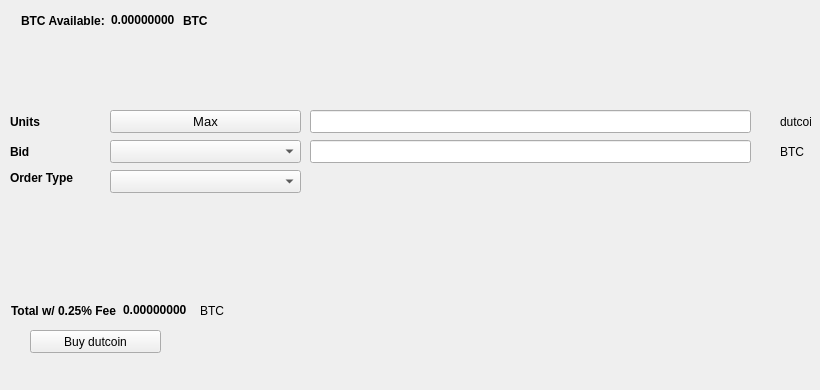
   <widget class="QWidget" name="BuyTab">
    <attribute name="title">
     <string>Buy</string>
    </attribute>
    <widget class="QPushButton" name="BuyECA">
     <property name="geometry">
      <rect>
       <x>30</x>
       <y>330</y>
       <width>131</width>
       <height>23</height>
      </rect>
     </property>
     <property name="text">
      <string>Buy dutcoin</string>
     </property>
     <property name="icon">
      <iconset resource="../dutcoin.qrc">
       <normaloff>:/icons/bitcoin</normaloff>:/icons/bitcoin</iconset>
     </property>
    </widget>
    <widget class="QLabel" name="label_3">
     <property name="geometry">
      <rect>
       <x>10</x>
       <y>110</y>
       <width>46</width>
       <height>23</height>
      </rect>
     </property>
     <property name="font">
      <font>
       <weight>75</weight>
       <bold>true</bold>
      </font>
     </property>
     <property name="text">
      <string>Units</string>
     </property>
    </widget>
    <widget class="QLineEdit" name="UnitsInput">
     <property name="geometry">
      <rect>
       <x>310</x>
       <y>110</y>
       <width>441</width>
       <height>23</height>
      </rect>
     </property>
     <property name="font">
      <font>
       <pointsize>9</pointsize>
       <weight>75</weight>
       <bold>true</bold>
      </font>
     </property>
    </widget>
    <widget class="QLineEdit" name="BuyBidPriceEdit">
     <property name="geometry">
      <rect>
       <x>310</x>
       <y>140</y>
       <width>441</width>
       <height>23</height>
      </rect>
     </property>
     <property name="font">
      <font>
       <pointsize>9</pointsize>
       <weight>75</weight>
       <bold>true</bold>
      </font>
     </property>
    </widget>
    <widget class="QLabel" name="label_4">
     <property name="geometry">
      <rect>
       <x>780</x>
       <y>110</y>
       <width>31</width>
       <height>23</height>
      </rect>
     </property>
     <property name="text">
      <string>dutcoin</string>
     </property>
    </widget>
    <widget class="QLabel" name="label_5">
     <property name="geometry">
      <rect>
       <x>780</x>
       <y>140</y>
       <width>31</width>
       <height>23</height>
      </rect>
     </property>
     <property name="text">
      <string>BTC</string>
     </property>
    </widget>
    <widget class="QLabel" name="label_6">
     <property name="geometry">
      <rect>
       <x>10</x>
       <y>140</y>
       <width>46</width>
       <height>23</height>
      </rect>
     </property>
     <property name="font">
      <font>
       <weight>75</weight>
       <bold>true</bold>
      </font>
     </property>
     <property name="text">
      <string>Bid</string>
     </property>
    </widget>
    <widget class="QLabel" name="label_7">
     <property name="geometry">
      <rect>
       <x>10</x>
       <y>170</y>
       <width>91</width>
       <height>16</height>
      </rect>
     </property>
     <property name="font">
      <font>
       <weight>75</weight>
       <bold>true</bold>
      </font>
     </property>
     <property name="text">
      <string>Order Type</string>
     </property>
    </widget>
    <widget class="QPushButton" name="Buy_Max_Amount">
     <property name="geometry">
      <rect>
       <x>110</x>
       <y>110</y>
       <width>191</width>
       <height>23</height>
      </rect>
     </property>
     <property name="font">
      <font>
       <pointsize>10</pointsize>
      </font>
     </property>
     <property name="text">
      <string>Max</string>
     </property>
    </widget>
    <widget class="QComboBox" name="BuyBidcomboBox">
     <property name="geometry">
      <rect>
       <x>110</x>
       <y>140</y>
       <width>191</width>
       <height>23</height>
      </rect>
     </property>
     <property name="font">
      <font>
       <pointsize>10</pointsize>
      </font>
     </property>
    </widget>
    <widget class="QComboBox" name="buyOrdertypeCombo">
     <property name="geometry">
      <rect>
       <x>110</x>
       <y>170</y>
       <width>191</width>
       <height>23</height>
      </rect>
     </property>
     <property name="font">
      <font>
       <pointsize>10</pointsize>
      </font>
     </property>
    </widget>
    <widget class="QWidget" name="layoutWidget1">
     <property name="geometry">
      <rect>
       <x>21</x>
       <y>11</y>
       <width>227</width>
       <height>19</height>
      </rect>
     </property>
     <layout class="QHBoxLayout" name="horizontalLayout_3">
      <item>
       <widget class="QLabel" name="label232">
        <property name="font">
         <font>
          <weight>75</weight>
          <bold>true</bold>
         </font>
        </property>
        <property name="text">
         <string>BTC Available:</string>
        </property>
       </widget>
      </item>
      <item>
       <widget class="QLabel" name="BtcAvailableLbl">
        <property name="palette">
         <palette>
          <active>
           <colorrole role="WindowText">
            <brush brushstyle="SolidPattern">
             <color alpha="255">
              <red>0</red>
              <green>0</green>
              <blue>0</blue>
             </color>
            </brush>
           </colorrole>
           <colorrole role="Button">
            <brush brushstyle="SolidPattern">
             <color alpha="255">
              <red>0</red>
              <green>170</green>
              <blue>0</blue>
             </color>
            </brush>
           </colorrole>
           <colorrole role="Light">
            <brush brushstyle="SolidPattern">
             <color alpha="255">
              <red>0</red>
              <green>255</green>
              <blue>0</blue>
             </color>
            </brush>
           </colorrole>
           <colorrole role="Midlight">
            <brush brushstyle="SolidPattern">
             <color alpha="255">
              <red>0</red>
              <green>212</green>
              <blue>0</blue>
             </color>
            </brush>
           </colorrole>
           <colorrole role="Dark">
            <brush brushstyle="SolidPattern">
             <color alpha="255">
              <red>0</red>
              <green>85</green>
              <blue>0</blue>
             </color>
            </brush>
           </colorrole>
           <colorrole role="Mid">
            <brush brushstyle="SolidPattern">
             <color alpha="255">
              <red>0</red>
              <green>113</green>
              <blue>0</blue>
             </color>
            </brush>
           </colorrole>
           <colorrole role="Text">
            <brush brushstyle="SolidPattern">
             <color alpha="255">
              <red>0</red>
              <green>170</green>
              <blue>0</blue>
             </color>
            </brush>
           </colorrole>
           <colorrole role="BrightText">
            <brush brushstyle="SolidPattern">
             <color alpha="255">
              <red>255</red>
              <green>255</green>
              <blue>255</blue>
             </color>
            </brush>
           </colorrole>
           <colorrole role="ButtonText">
            <brush brushstyle="SolidPattern">
             <color alpha="255">
              <red>0</red>
              <green>0</green>
              <blue>0</blue>
             </color>
            </brush>
           </colorrole>
           <colorrole role="Base">
            <brush brushstyle="SolidPattern">
             <color alpha="255">
              <red>255</red>
              <green>255</green>
              <blue>255</blue>
             </color>
            </brush>
           </colorrole>
           <colorrole role="Window">
            <brush brushstyle="SolidPattern">
             <color alpha="255">
              <red>0</red>
              <green>170</green>
              <blue>0</blue>
             </color>
            </brush>
           </colorrole>
           <colorrole role="Shadow">
            <brush brushstyle="SolidPattern">
             <color alpha="255">
              <red>0</red>
              <green>0</green>
              <blue>0</blue>
             </color>
            </brush>
           </colorrole>
           <colorrole role="AlternateBase">
            <brush brushstyle="SolidPattern">
             <color alpha="255">
              <red>127</red>
              <green>212</green>
              <blue>127</blue>
             </color>
            </brush>
           </colorrole>
           <colorrole role="ToolTipBase">
            <brush brushstyle="SolidPattern">
             <color alpha="255">
              <red>255</red>
              <green>255</green>
              <blue>220</blue>
             </color>
            </brush>
           </colorrole>
           <colorrole role="ToolTipText">
            <brush brushstyle="SolidPattern">
             <color alpha="255">
              <red>0</red>
              <green>0</green>
              <blue>0</blue>
             </color>
            </brush>
           </colorrole>
          </active>
          <inactive>
           <colorrole role="WindowText">
            <brush brushstyle="SolidPattern">
             <color alpha="255">
              <red>0</red>
              <green>0</green>
              <blue>0</blue>
             </color>
            </brush>
           </colorrole>
           <colorrole role="Button">
            <brush brushstyle="SolidPattern">
             <color alpha="255">
              <red>0</red>
              <green>170</green>
              <blue>0</blue>
             </color>
            </brush>
           </colorrole>
           <colorrole role="Light">
            <brush brushstyle="SolidPattern">
             <color alpha="255">
              <red>0</red>
              <green>255</green>
              <blue>0</blue>
             </color>
            </brush>
           </colorrole>
           <colorrole role="Midlight">
            <brush brushstyle="SolidPattern">
             <color alpha="255">
              <red>0</red>
              <green>212</green>
              <blue>0</blue>
             </color>
            </brush>
           </colorrole>
           <colorrole role="Dark">
            <brush brushstyle="SolidPattern">
             <color alpha="255">
              <red>0</red>
              <green>85</green>
              <blue>0</blue>
             </color>
            </brush>
           </colorrole>
           <colorrole role="Mid">
            <brush brushstyle="SolidPattern">
             <color alpha="255">
              <red>0</red>
              <green>113</green>
              <blue>0</blue>
             </color>
            </brush>
           </colorrole>
           <colorrole role="Text">
            <brush brushstyle="SolidPattern">
             <color alpha="255">
              <red>0</red>
              <green>170</green>
              <blue>0</blue>
             </color>
            </brush>
           </colorrole>
           <colorrole role="BrightText">
            <brush brushstyle="SolidPattern">
             <color alpha="255">
              <red>255</red>
              <green>255</green>
              <blue>255</blue>
             </color>
            </brush>
           </colorrole>
           <colorrole role="ButtonText">
            <brush brushstyle="SolidPattern">
             <color alpha="255">
              <red>0</red>
              <green>0</green>
              <blue>0</blue>
             </color>
            </brush>
           </colorrole>
           <colorrole role="Base">
            <brush brushstyle="SolidPattern">
             <color alpha="255">
              <red>255</red>
              <green>255</green>
              <blue>255</blue>
             </color>
            </brush>
           </colorrole>
           <colorrole role="Window">
            <brush brushstyle="SolidPattern">
             <color alpha="255">
              <red>0</red>
              <green>170</green>
              <blue>0</blue>
             </color>
            </brush>
           </colorrole>
           <colorrole role="Shadow">
            <brush brushstyle="SolidPattern">
             <color alpha="255">
              <red>0</red>
              <green>0</green>
              <blue>0</blue>
             </color>
            </brush>
           </colorrole>
           <colorrole role="AlternateBase">
            <brush brushstyle="SolidPattern">
             <color alpha="255">
              <red>127</red>
              <green>212</green>
              <blue>127</blue>
             </color>
            </brush>
           </colorrole>
           <colorrole role="ToolTipBase">
            <brush brushstyle="SolidPattern">
             <color alpha="255">
              <red>255</red>
              <green>255</green>
              <blue>220</blue>
             </color>
            </brush>
           </colorrole>
           <colorrole role="ToolTipText">
            <brush brushstyle="SolidPattern">
             <color alpha="255">
              <red>0</red>
              <green>0</green>
              <blue>0</blue>
             </color>
            </brush>
           </colorrole>
          </inactive>
          <disabled>
           <colorrole role="WindowText">
            <brush brushstyle="SolidPattern">
             <color alpha="255">
              <red>0</red>
              <green>85</green>
              <blue>0</blue>
             </color>
            </brush>
           </colorrole>
           <colorrole role="Button">
            <brush brushstyle="SolidPattern">
             <color alpha="255">
              <red>0</red>
              <green>170</green>
              <blue>0</blue>
             </color>
            </brush>
           </colorrole>
           <colorrole role="Light">
            <brush brushstyle="SolidPattern">
             <color alpha="255">
              <red>0</red>
              <green>255</green>
              <blue>0</blue>
             </color>
            </brush>
           </colorrole>
           <colorrole role="Midlight">
            <brush brushstyle="SolidPattern">
             <color alpha="255">
              <red>0</red>
              <green>212</green>
              <blue>0</blue>
             </color>
            </brush>
           </colorrole>
           <colorrole role="Dark">
            <brush brushstyle="SolidPattern">
             <color alpha="255">
              <red>0</red>
              <green>85</green>
              <blue>0</blue>
             </color>
            </brush>
           </colorrole>
           <colorrole role="Mid">
            <brush brushstyle="SolidPattern">
             <color alpha="255">
              <red>0</red>
              <green>113</green>
              <blue>0</blue>
             </color>
            </brush>
           </colorrole>
           <colorrole role="Text">
            <brush brushstyle="SolidPattern">
             <color alpha="255">
              <red>0</red>
              <green>85</green>
              <blue>0</blue>
             </color>
            </brush>
           </colorrole>
           <colorrole role="BrightText">
            <brush brushstyle="SolidPattern">
             <color alpha="255">
              <red>255</red>
              <green>255</green>
              <blue>255</blue>
             </color>
            </brush>
           </colorrole>
           <colorrole role="ButtonText">
            <brush brushstyle="SolidPattern">
             <color alpha="255">
              <red>0</red>
              <green>85</green>
              <blue>0</blue>
             </color>
            </brush>
           </colorrole>
           <colorrole role="Base">
            <brush brushstyle="SolidPattern">
             <color alpha="255">
              <red>0</red>
              <green>170</green>
              <blue>0</blue>
             </color>
            </brush>
           </colorrole>
           <colorrole role="Window">
            <brush brushstyle="SolidPattern">
             <color alpha="255">
              <red>0</red>
              <green>170</green>
              <blue>0</blue>
             </color>
            </brush>
           </colorrole>
           <colorrole role="Shadow">
            <brush brushstyle="SolidPattern">
             <color alpha="255">
              <red>0</red>
              <green>0</green>
              <blue>0</blue>
             </color>
            </brush>
           </colorrole>
           <colorrole role="AlternateBase">
            <brush brushstyle="SolidPattern">
             <color alpha="255">
              <red>0</red>
              <green>170</green>
              <blue>0</blue>
             </color>
            </brush>
           </colorrole>
           <colorrole role="ToolTipBase">
            <brush brushstyle="SolidPattern">
             <color alpha="255">
              <red>255</red>
              <green>255</green>
              <blue>220</blue>
             </color>
            </brush>
           </colorrole>
           <colorrole role="ToolTipText">
            <brush brushstyle="SolidPattern">
             <color alpha="255">
              <red>0</red>
              <green>0</green>
              <blue>0</blue>
             </color>
            </brush>
           </colorrole>
          </disabled>
         </palette>
        </property>
        <property name="font">
         <font>
          <weight>75</weight>
          <bold>true</bold>
         </font>
        </property>
        <property name="text">
         <string>0.00000000</string>
        </property>
        <property name="textInteractionFlags">
         <set>Qt::LinksAccessibleByMouse|Qt::TextSelectableByKeyboard|Qt::TextSelectableByMouse</set>
        </property>
       </widget>
      </item>
      <item>
       <widget class="QLabel" name="BtcAvailableLbl_2">
        <property name="font">
         <font>
          <weight>75</weight>
          <bold>true</bold>
         </font>
        </property>
        <property name="text">
         <string>BTC</string>
        </property>
       </widget>
      </item>
     </layout>
    </widget>
    <widget class="QWidget" name="layoutWidge2">
     <property name="geometry">
      <rect>
       <x>11</x>
       <y>301</y>
       <width>259</width>
       <height>19</height>
      </rect>
     </property>
     <layout class="QHBoxLayout" name="horizontalLayout_4">
      <item>
       <widget class="QLabel" name="label_9">
        <property name="font">
         <font>
          <weight>75</weight>
          <bold>true</bold>
         </font>
        </property>
        <property name="text">
         <string>Total w/ 0.25% Fee</string>
        </property>
       </widget>
      </item>
      <item>
       <widget class="QLabel" name="BuyCostLabel">
        <property name="palette">
         <palette>
          <active>
           <colorrole role="WindowText">
            <brush brushstyle="SolidPattern">
             <color alpha="255">
              <red>0</red>
              <green>0</green>
              <blue>0</blue>
             </color>
            </brush>
           </colorrole>
           <colorrole role="Button">
            <brush brushstyle="SolidPattern">
             <color alpha="255">
              <red>0</red>
              <green>170</green>
              <blue>0</blue>
             </color>
            </brush>
           </colorrole>
           <colorrole role="Light">
            <brush brushstyle="SolidPattern">
             <color alpha="255">
              <red>0</red>
              <green>255</green>
              <blue>0</blue>
             </color>
            </brush>
           </colorrole>
           <colorrole role="Midlight">
            <brush brushstyle="SolidPattern">
             <color alpha="255">
              <red>0</red>
              <green>212</green>
              <blue>0</blue>
             </color>
            </brush>
           </colorrole>
           <colorrole role="Dark">
            <brush brushstyle="SolidPattern">
             <color alpha="255">
              <red>0</red>
              <green>85</green>
              <blue>0</blue>
             </color>
            </brush>
           </colorrole>
           <colorrole role="Mid">
            <brush brushstyle="SolidPattern">
             <color alpha="255">
              <red>0</red>
              <green>113</green>
              <blue>0</blue>
             </color>
            </brush>
           </colorrole>
           <colorrole role="Text">
            <brush brushstyle="SolidPattern">
             <color alpha="255">
              <red>0</red>
              <green>170</green>
              <blue>0</blue>
             </color>
            </brush>
           </colorrole>
           <colorrole role="BrightText">
            <brush brushstyle="SolidPattern">
             <color alpha="255">
              <red>255</red>
              <green>255</green>
              <blue>255</blue>
             </color>
            </brush>
           </colorrole>
           <colorrole role="ButtonText">
            <brush brushstyle="SolidPattern">
             <color alpha="255">
              <red>0</red>
              <green>0</green>
              <blue>0</blue>
             </color>
            </brush>
           </colorrole>
           <colorrole role="Base">
            <brush brushstyle="SolidPattern">
             <color alpha="255">
              <red>255</red>
              <green>255</green>
              <blue>255</blue>
             </color>
            </brush>
           </colorrole>
           <colorrole role="Window">
            <brush brushstyle="SolidPattern">
             <color alpha="255">
              <red>0</red>
              <green>170</green>
              <blue>0</blue>
             </color>
            </brush>
           </colorrole>
           <colorrole role="Shadow">
            <brush brushstyle="SolidPattern">
             <color alpha="255">
              <red>0</red>
              <green>0</green>
              <blue>0</blue>
             </color>
            </brush>
           </colorrole>
           <colorrole role="AlternateBase">
            <brush brushstyle="SolidPattern">
             <color alpha="255">
              <red>127</red>
              <green>212</green>
              <blue>127</blue>
             </color>
            </brush>
           </colorrole>
           <colorrole role="ToolTipBase">
            <brush brushstyle="SolidPattern">
             <color alpha="255">
              <red>255</red>
              <green>255</green>
              <blue>220</blue>
             </color>
            </brush>
           </colorrole>
           <colorrole role="ToolTipText">
            <brush brushstyle="SolidPattern">
             <color alpha="255">
              <red>0</red>
              <green>0</green>
              <blue>0</blue>
             </color>
            </brush>
           </colorrole>
          </active>
          <inactive>
           <colorrole role="WindowText">
            <brush brushstyle="SolidPattern">
             <color alpha="255">
              <red>0</red>
              <green>0</green>
              <blue>0</blue>
             </color>
            </brush>
           </colorrole>
           <colorrole role="Button">
            <brush brushstyle="SolidPattern">
             <color alpha="255">
              <red>0</red>
              <green>170</green>
              <blue>0</blue>
             </color>
            </brush>
           </colorrole>
           <colorrole role="Light">
            <brush brushstyle="SolidPattern">
             <color alpha="255">
              <red>0</red>
              <green>255</green>
              <blue>0</blue>
             </color>
            </brush>
           </colorrole>
           <colorrole role="Midlight">
            <brush brushstyle="SolidPattern">
             <color alpha="255">
              <red>0</red>
              <green>212</green>
              <blue>0</blue>
             </color>
            </brush>
           </colorrole>
           <colorrole role="Dark">
            <brush brushstyle="SolidPattern">
             <color alpha="255">
              <red>0</red>
              <green>85</green>
              <blue>0</blue>
             </color>
            </brush>
           </colorrole>
           <colorrole role="Mid">
            <brush brushstyle="SolidPattern">
             <color alpha="255">
              <red>0</red>
              <green>113</green>
              <blue>0</blue>
             </color>
            </brush>
           </colorrole>
           <colorrole role="Text">
            <brush brushstyle="SolidPattern">
             <color alpha="255">
              <red>0</red>
              <green>170</green>
              <blue>0</blue>
             </color>
            </brush>
           </colorrole>
           <colorrole role="BrightText">
            <brush brushstyle="SolidPattern">
             <color alpha="255">
              <red>255</red>
              <green>255</green>
              <blue>255</blue>
             </color>
            </brush>
           </colorrole>
           <colorrole role="ButtonText">
            <brush brushstyle="SolidPattern">
             <color alpha="255">
              <red>0</red>
              <green>0</green>
              <blue>0</blue>
             </color>
            </brush>
           </colorrole>
           <colorrole role="Base">
            <brush brushstyle="SolidPattern">
             <color alpha="255">
              <red>255</red>
              <green>255</green>
              <blue>255</blue>
             </color>
            </brush>
           </colorrole>
           <colorrole role="Window">
            <brush brushstyle="SolidPattern">
             <color alpha="255">
              <red>0</red>
              <green>170</green>
              <blue>0</blue>
             </color>
            </brush>
           </colorrole>
           <colorrole role="Shadow">
            <brush brushstyle="SolidPattern">
             <color alpha="255">
              <red>0</red>
              <green>0</green>
              <blue>0</blue>
             </color>
            </brush>
           </colorrole>
           <colorrole role="AlternateBase">
            <brush brushstyle="SolidPattern">
             <color alpha="255">
              <red>127</red>
              <green>212</green>
              <blue>127</blue>
             </color>
            </brush>
           </colorrole>
           <colorrole role="ToolTipBase">
            <brush brushstyle="SolidPattern">
             <color alpha="255">
              <red>255</red>
              <green>255</green>
              <blue>220</blue>
             </color>
            </brush>
           </colorrole>
           <colorrole role="ToolTipText">
            <brush brushstyle="SolidPattern">
             <color alpha="255">
              <red>0</red>
              <green>0</green>
              <blue>0</blue>
             </color>
            </brush>
           </colorrole>
          </inactive>
          <disabled>
           <colorrole role="WindowText">
            <brush brushstyle="SolidPattern">
             <color alpha="255">
              <red>0</red>
              <green>85</green>
              <blue>0</blue>
             </color>
            </brush>
           </colorrole>
           <colorrole role="Button">
            <brush brushstyle="SolidPattern">
             <color alpha="255">
              <red>0</red>
              <green>170</green>
              <blue>0</blue>
             </color>
            </brush>
           </colorrole>
           <colorrole role="Light">
            <brush brushstyle="SolidPattern">
             <color alpha="255">
              <red>0</red>
              <green>255</green>
              <blue>0</blue>
             </color>
            </brush>
           </colorrole>
           <colorrole role="Midlight">
            <brush brushstyle="SolidPattern">
             <color alpha="255">
              <red>0</red>
              <green>212</green>
              <blue>0</blue>
             </color>
            </brush>
           </colorrole>
           <colorrole role="Dark">
            <brush brushstyle="SolidPattern">
             <color alpha="255">
              <red>0</red>
              <green>85</green>
              <blue>0</blue>
             </color>
            </brush>
           </colorrole>
           <colorrole role="Mid">
            <brush brushstyle="SolidPattern">
             <color alpha="255">
              <red>0</red>
              <green>113</green>
              <blue>0</blue>
             </color>
            </brush>
           </colorrole>
           <colorrole role="Text">
            <brush brushstyle="SolidPattern">
             <color alpha="255">
              <red>0</red>
              <green>85</green>
              <blue>0</blue>
             </color>
            </brush>
           </colorrole>
           <colorrole role="BrightText">
            <brush brushstyle="SolidPattern">
             <color alpha="255">
              <red>255</red>
              <green>255</green>
              <blue>255</blue>
             </color>
            </brush>
           </colorrole>
           <colorrole role="ButtonText">
            <brush brushstyle="SolidPattern">
             <color alpha="255">
              <red>0</red>
              <green>85</green>
              <blue>0</blue>
             </color>
            </brush>
           </colorrole>
           <colorrole role="Base">
            <brush brushstyle="SolidPattern">
             <color alpha="255">
              <red>0</red>
              <green>170</green>
              <blue>0</blue>
             </color>
            </brush>
           </colorrole>
           <colorrole role="Window">
            <brush brushstyle="SolidPattern">
             <color alpha="255">
              <red>0</red>
              <green>170</green>
              <blue>0</blue>
             </color>
            </brush>
           </colorrole>
           <colorrole role="Shadow">
            <brush brushstyle="SolidPattern">
             <color alpha="255">
              <red>0</red>
              <green>0</green>
              <blue>0</blue>
             </color>
            </brush>
           </colorrole>
           <colorrole role="AlternateBase">
            <brush brushstyle="SolidPattern">
             <color alpha="255">
              <red>0</red>
              <green>170</green>
              <blue>0</blue>
             </color>
            </brush>
           </colorrole>
           <colorrole role="ToolTipBase">
            <brush brushstyle="SolidPattern">
             <color alpha="255">
              <red>255</red>
              <green>255</green>
              <blue>220</blue>
             </color>
            </brush>
           </colorrole>
           <colorrole role="ToolTipText">
            <brush brushstyle="SolidPattern">
             <color alpha="255">
              <red>0</red>
              <green>0</green>
              <blue>0</blue>
             </color>
            </brush>
           </colorrole>
          </disabled>
         </palette>
        </property>
        <property name="font">
         <font>
          <weight>75</weight>
          <bold>true</bold>
         </font>
        </property>
        <property name="autoFillBackground">
         <bool>false</bool>
        </property>
        <property name="text">
         <string>0.00000000</string>
        </property>
        <property name="textInteractionFlags">
         <set>Qt::LinksAccessibleByMouse|Qt::TextSelectableByMouse</set>
        </property>
       </widget>
      </item>
      <item>
       <widget class="QLabel" name="label_10">
        <property name="font">
         <font>
          <weight>50</weight>
          <bold>false</bold>
         </font>
        </property>
        <property name="text">
         <string>BTC</string>
        </property>
       </widget>
      </item>
     </layout>
    </widget>
    <widget class="QLabel" name="label_24">
     <property name="geometry">
      <rect>
       <x>460</x>
       <y>300</y>
       <width>281</width>
       <height>81</height>
      </rect>
     </property>
     <property name="text">
      <string/>
     </property>
     <property name="pixmap">
      <pixmap>:/images/bittrex</pixmap>
     </property>
    </widget>
   </widget>
